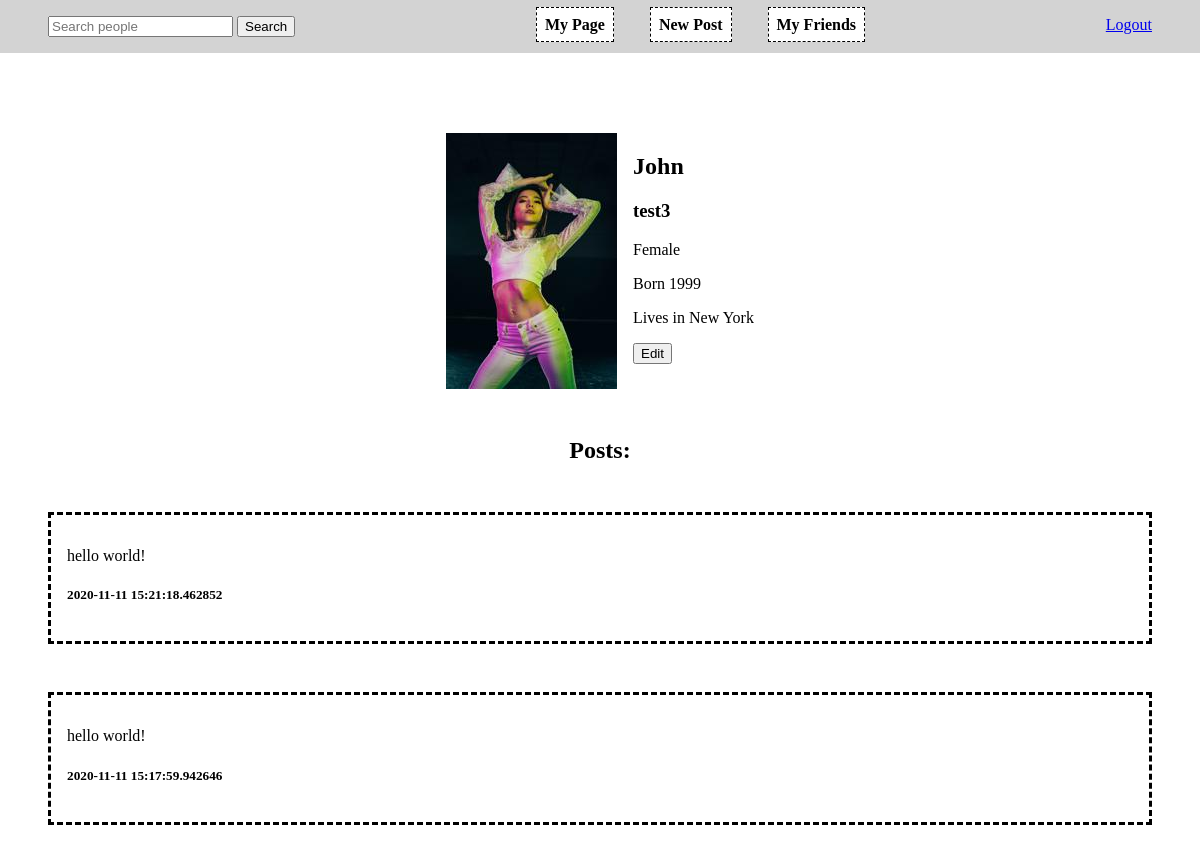
Page /root (signed in) on the earlier database version.
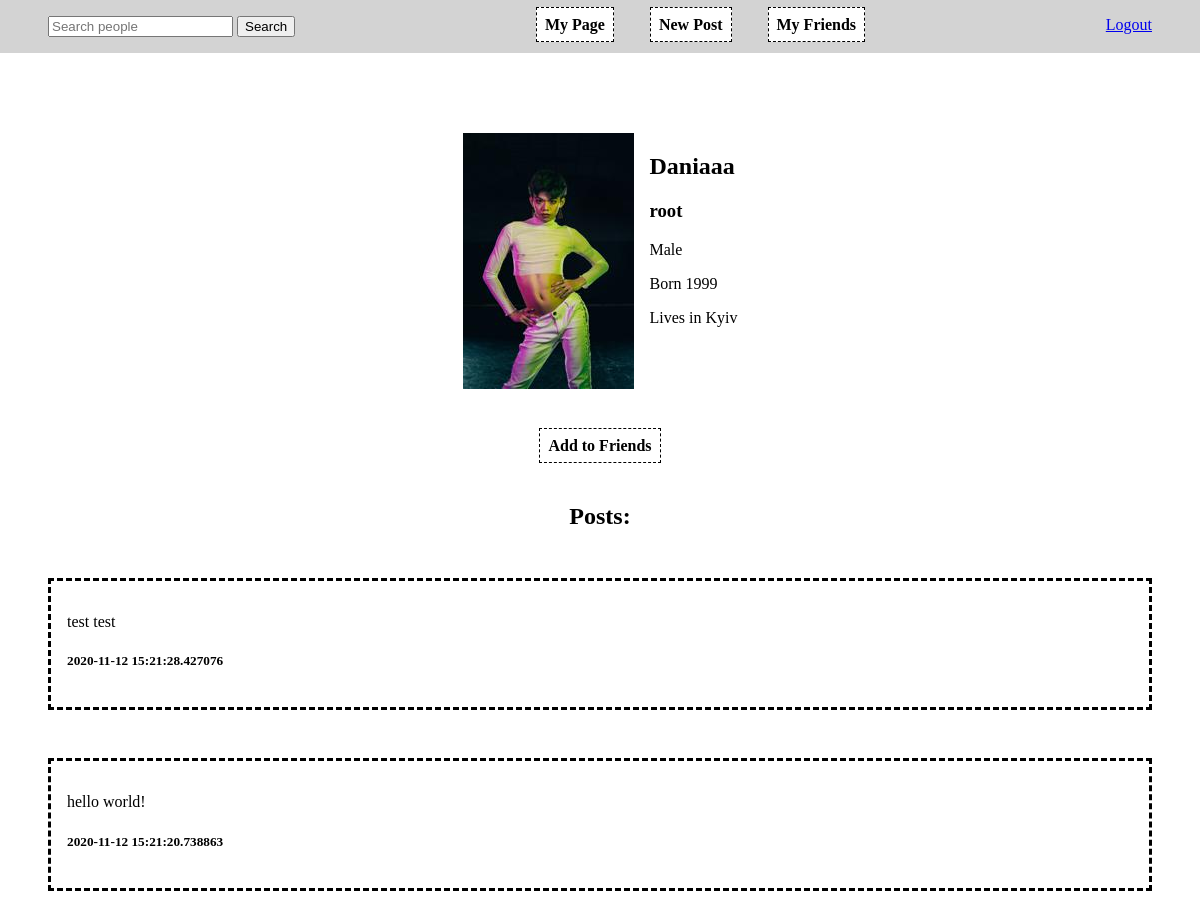
Same page on the later database version.
### social_network/models.py (models this page shows, shortened)
class User(db.Model, UserMixin):
    id = db.Column(db.Integer, primary_key=True)
    username = db.Column(db.String(32), unique=True, nullable=False)
    password = db.Column(db.String(64), nullable=False)
    image_file = db.Column(db.String(32), nullable=False,
                           default="default_profile.jpg")
    name = db.Column(db.String(64), nullable=False)
    gender = db.Column(
        db.Boolean(), nullable=False)
    city = db.Column(db.String(32), nullable=False)
    born = db.Column(
        db.Integer)
    posts = db.relationship("Post", backref="author")
    friendship = db.relationship(
        "Friendship", foreign_keys='Friendship.user1_id', backref="friend")
    friendship = db.relationship(
        "Friendship", foreign_keys='Friendship.user2_id', backref="friend")

class Post(db.Model):
    id = db.Column(db.Integer, primary_key=True)
    text = db.Column(db.String(256), nullable=False)
    date_created = db.Column(
        db.DateTime, nullable=False, default=datetime.utcnow)
    user_id = db.Column(db.Integer, db.ForeignKey("user.id"), nullable=False)

### social_network/main/routes.py (the view)
@main.route("/")
@main.route("/<user>")
@login_required
def profile(user=None):
    u = User.query.filter_by(username=user).first()
    if u is None:
        u = current_user
        friend = None
    else:
        friend = bool(Friendship.query.filter_by(
            user2_id=u.id, user1_id=current_user.id).scalar())
    return render_template(
        "main/profile_page.html",
        user=u,
        posts=Post.query.filter_by(
            user_id=u.id
        ).order_by(
            Post.date_created.desc()
        ),
        f=friend
    )

### social_network/models.py (called while the page is built)
@login_manager.user_loader
def load_user(user_id):
    return User.query.get(int(user_id))

### social_network/templates/main/profile_page.html (shortened to what this page needs)
{% extends 'layout.html' %}  {% block content %}
<section class="info">
    <img src="../../static/img/{{ user.image_file }}">
    <div class="infofiels">
        <h1>{{user.name}}</h1>
        <h3>{{user.username}}</h3>
        <p>{% if user.gender %} Female {% else %} Male {% endif %}</p>
        <p>Born {{user.born}}</p>
        <p>Lives in {{user.city}}</p>
        {% if f == None %} <button onclick="location.href='{{ url_for('users.edit') }}'">Edit</button> {% endif %}
    </div>
</section>
{% if f != None %}
<section>
    {% if f %}
    <botton class="btn" onclick="delFriend({{ user.id }})">Delete from Friends</botton>
    {% else %}
    <botton class="btn" onclick="addFriend({{ user.id }})">Add to Friends</botton>
    {% endif %}
</section>
{% endif %}
<section class="posts">
    <h1>Posts: </h1>
    {% for p in posts %}
    <div style="text-align: left; border: dashed black; padding: 1em; margin: 3em;">
        <p>{{p.text}}</p>
        <h5>{{p.date_created}}</h5>
    </div>
    {% endfor %}
</section>
{% endblock content %}

Differences in the rows shown:
no longer on this page (row unchanged): User: image_file (picture), name "John", username "test3", born "1999", city "New York"
no longer on this page (row unchanged): Post: text "hello world!", date_created "2020-11-11 15:21:18.462852"
no longer on this page (row unchanged): Post: text "hello world!", date_created "2020-11-11 15:17:59.942646"
added User: image_file (picture), name "Daniaaa", username "root", born "1999", city "Kyiv"
added Post: text "test test", date_created "2020-11-12 15:21:28.427076"
added Post: text "hello world!", date_created "2020-11-12 15:21:20.738863"
Other differences:
text no longer shown: "Female Edit"
text now shown: "Male Add to Friends"
